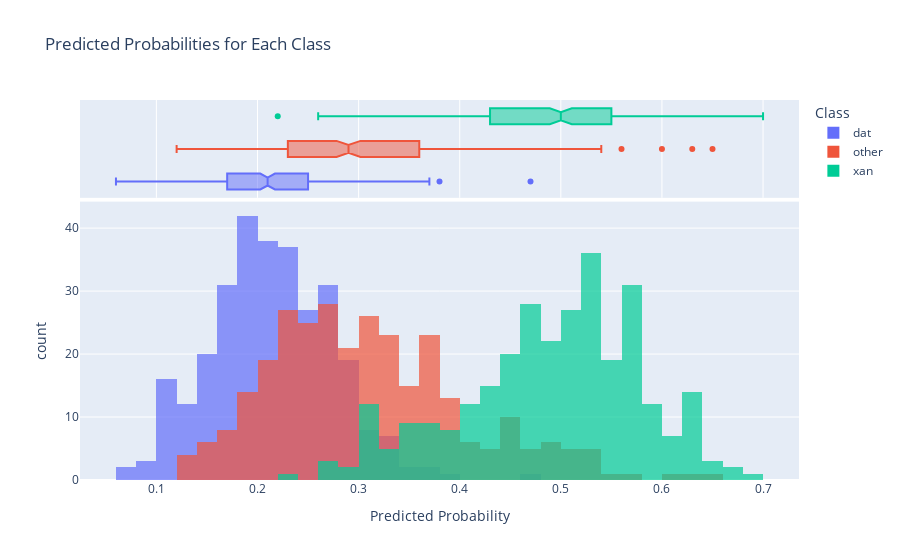

Source (notebook cell):
### Code cell
plot_predicted_probabilities(y_pred_proba, classifier.classes_)

### Figure 1 — Plotly figure (JSON) as saved in the notebook; plotly's stock layout.template omitted (floating-point values rounded to 4 significant figures; data arrays with more than 128 entries replaced by an {"elided": "..."} marker saying what was removed)
{"data": [{"alignmentgroup": "True", "bingroup": "x", "hovertemplate": "Class=dat<br>Predicted Probability=%{x}<br>count=%{y}<extra></extra>", "legendgroup": "dat", "marker": {"color": "#636efa", "opacity": 0.7, "pattern": {"shape": ""}}, "name": "dat", "nbinsx": 50, "offsetgroup": "dat", "orientation": "v", "showlegend": true, "type": "histogram", "x": {"elided": "299 float values"}, "xaxis": "x", "yaxis": "y"}, {"alignmentgroup": "True", "hovertemplate": "Class=dat<br>Predicted Probability=%{x}<extra></extra>", "legendgroup": "dat", "marker": {"color": "#636efa"}, "name": "dat", "notched": true, "offsetgroup": "dat", "showlegend": false, "type": "box", "x": {"elided": "299 float values"}, "xaxis": "x2", "yaxis": "y2"}, {"alignmentgroup": "True", "bingroup": "x", "hovertemplate": "Class=other<br>Predicted Probability=%{x}<br>count=%{y}<extra></extra>", "legendgroup": "other", "marker": {"color": "#EF553B", "opacity": 0.7, "pattern": {"shape": ""}}, "name": "other", "nbinsx": 50, "offsetgroup": "other", "orientation": "v", "showlegend": true, "type": "histogram", "x": {"elided": "299 float values"}, "xaxis": "x", "yaxis": "y"}, {"alignmentgroup": "True", "hovertemplate": "Class=other<br>Predicted Probability=%{x}<extra></extra>", "legendgroup": "other", "marker": {"color": "#EF553B"}, "name": "other", "notched": true, "offsetgroup": "other", "showlegend": false, "type": "box", "x": {"elided": "299 float values"}, "xaxis": "x2", "yaxis": "y2"}, {"alignmentgroup": "True", "bingroup": "x", "hovertemplate": "Class=xan<br>Predicted Probability=%{x}<br>count=%{y}<extra></extra>", "legendgroup": "xan", "marker": {"color": "#00cc96", "opacity": 0.7, "pattern": {"shape": ""}}, "name": "xan", "nbinsx": 50, "offsetgroup": "xan", "orientation": "v", "showlegend": true, "type": "histogram", "x": {"elided": "299 float values"}, "xaxis": "x", "yaxis": "y"}, {"alignmentgroup": "True", "hovertemplate": "Class=xan<br>Predicted Probability=%{x}<extra></extra>", "legendgroup": "xan", "marker": {"color": "#00cc96"}, "name": "xan", "notched": true, "offsetgroup": "xan", "showlegend": false, "type": "box", "x": {"elided": "299 float values"}, "xaxis": "x2", "yaxis": "y2"}], "layout": {"barmode": "overlay", "legend": {"title": {"text": "Class"}, "tracegroupgap": 0}, "title": {"text": "Predicted Probabilities for Each Class"}, "xaxis": {"anchor": "y", "domain": [0, 1], "title": {"text": "Predicted Probability"}}, "xaxis2": {"anchor": "y2", "domain": [0, 1], "matches": "x", "showgrid": true, "showticklabels": false}, "yaxis": {"anchor": "x", "domain": [0, 0.7326], "title": {"text": "count"}}, "yaxis2": {"anchor": "x2", "domain": [0.7426, 1], "matches": "y2", "showgrid": false, "showline": false, "showticklabels": false, "ticks": ""}}}
